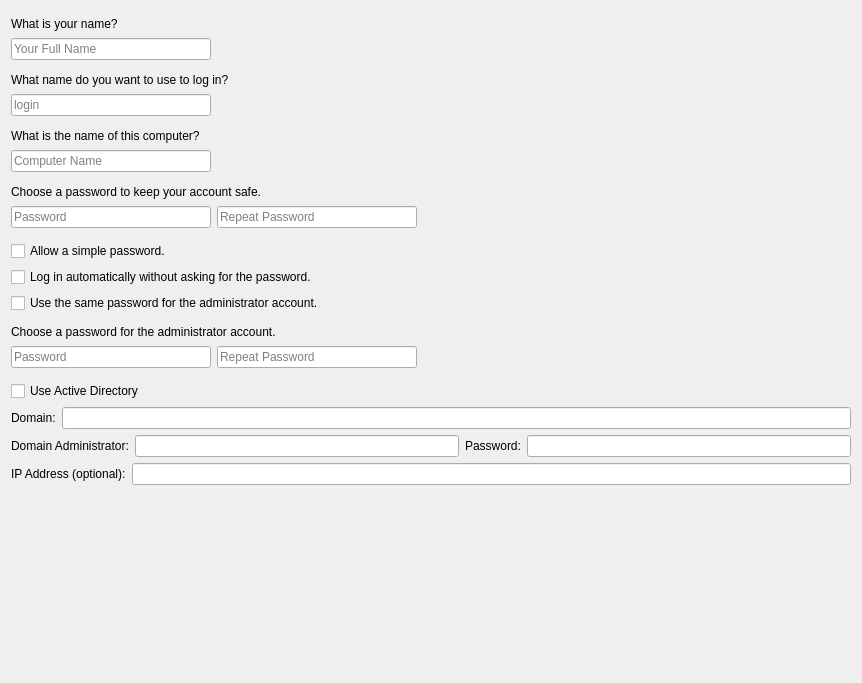
<?xml version="1.0" encoding="UTF-8"?>
<ui version="4.0">
 <author>
SPDX-FileCopyrightText: 2014 Teo Mrnjavac &lt;teo@kde.org&gt;
SPDX-License-Identifier: GPL-3.0-or-later
 </author>
 <class>Page_UserSetup</class>
 <widget class="QWidget" name="Page_UserSetup">
  <property name="geometry">
   <rect>
    <x>0</x>
    <y>0</y>
    <width>862</width>
    <height>683</height>
   </rect>
  </property>
  <property name="windowTitle">
   <string notr="true">Form</string>
  </property>
  <layout class="QVBoxLayout" name="verticalLayout_12">
   <item>
    <spacer name="verticalSpacer">
     <property name="orientation">
      <enum>Qt::Vertical</enum>
     </property>
     <property name="sizeType">
      <enum>QSizePolicy::Fixed</enum>
     </property>
     <property name="sizeHint" stdset="0">
      <size>
       <width>20</width>
       <height>6</height>
      </size>
     </property>
    </spacer>
   </item>
   <item>
    <widget class="QLabel" name="labelWhatIsYourName">
     <property name="text">
      <string>What is your name?</string>
     </property>
    </widget>
   </item>
   <item>
    <layout class="QHBoxLayout" name="fullNameLayout">
     <item>
      <widget class="QLineEdit" name="textBoxFullName">
       <property name="minimumSize">
        <size>
         <width>200</width>
         <height>0</height>
        </size>
       </property>
       <property name="placeholderText">
        <string>Your Full Name</string>
       </property>
      </widget>
     </item>
     <item>
      <widget class="QLabel" name="labelFullName">
       <property name="sizePolicy">
        <sizepolicy hsizetype="Fixed" vsizetype="Fixed">
         <horstretch>0</horstretch>
         <verstretch>0</verstretch>
        </sizepolicy>
       </property>
       <property name="minimumSize">
        <size>
         <width>24</width>
         <height>24</height>
        </size>
       </property>
       <property name="maximumSize">
        <size>
         <width>24</width>
         <height>24</height>
        </size>
       </property>
       <property name="text">
        <string notr="true"/>
       </property>
       <property name="scaledContents">
        <bool>true</bool>
       </property>
      </widget>
     </item>
     <item>
      <widget class="QLabel" name="labelFullNameError">
       <property name="sizePolicy">
        <sizepolicy hsizetype="Expanding" vsizetype="Preferred">
         <horstretch>1</horstretch>
         <verstretch>0</verstretch>
        </sizepolicy>
       </property>
       <property name="text">
        <string/>
       </property>
       <property name="wordWrap">
        <bool>true</bool>
       </property>
      </widget>
     </item>
    </layout>
   </item>
   <item>
    <spacer name="verticalSpacer_2">
     <property name="orientation">
      <enum>Qt::Vertical</enum>
     </property>
     <property name="sizeType">
      <enum>QSizePolicy::Fixed</enum>
     </property>
     <property name="sizeHint" stdset="0">
      <size>
       <width>20</width>
       <height>6</height>
      </size>
     </property>
    </spacer>
   </item>
   <item>
    <widget class="QLabel" name="username_label_2">
     <property name="text">
      <string>What name do you want to use to log in?</string>
     </property>
     <property name="wordWrap">
      <bool>false</bool>
     </property>
    </widget>
   </item>
   <item>
    <layout class="QHBoxLayout" name="usernameLayout">
     <item>
      <widget class="QLineEdit" name="textBoxLoginName">
       <property name="sizePolicy">
        <sizepolicy hsizetype="Expanding" vsizetype="Fixed">
         <horstretch>0</horstretch>
         <verstretch>0</verstretch>
        </sizepolicy>
       </property>
       <property name="minimumSize">
        <size>
         <width>200</width>
         <height>0</height>
        </size>
       </property>
       <property name="placeholderText">
        <string>login</string>
       </property>
      </widget>
     </item>
     <item>
      <widget class="QLabel" name="labelUsername">
       <property name="sizePolicy">
        <sizepolicy hsizetype="Fixed" vsizetype="Fixed">
         <horstretch>0</horstretch>
         <verstretch>0</verstretch>
        </sizepolicy>
       </property>
       <property name="minimumSize">
        <size>
         <width>24</width>
         <height>24</height>
        </size>
       </property>
       <property name="maximumSize">
        <size>
         <width>24</width>
         <height>24</height>
        </size>
       </property>
       <property name="scaledContents">
        <bool>true</bool>
       </property>
      </widget>
     </item>
     <item>
      <widget class="QLabel" name="labelUsernameError">
       <property name="sizePolicy">
        <sizepolicy hsizetype="Expanding" vsizetype="Preferred">
         <horstretch>1</horstretch>
         <verstretch>0</verstretch>
        </sizepolicy>
       </property>
       <property name="minimumSize">
        <size>
         <width>200</width>
         <height>0</height>
        </size>
       </property>
       <property name="text">
        <string/>
       </property>
       <property name="alignment">
        <set>Qt::AlignVCenter</set>
       </property>
       <property name="wordWrap">
        <bool>true</bool>
       </property>
      </widget>
     </item>
    </layout>
   </item>
   <item>
    <spacer name="verticalSpacer_4">
     <property name="orientation">
      <enum>Qt::Vertical</enum>
     </property>
     <property name="sizeType">
      <enum>QSizePolicy::Fixed</enum>
     </property>
     <property name="sizeHint" stdset="0">
      <size>
       <width>20</width>
       <height>6</height>
      </size>
     </property>
    </spacer>
   </item>
   <item>
    <widget class="QLabel" name="hostnameLabel">
     <property name="text">
      <string>What is the name of this computer?</string>
     </property>
     <property name="wordWrap">
      <bool>false</bool>
     </property>
    </widget>
   </item>
   <item>
    <layout class="QHBoxLayout" name="hostnameLayout">
     <item>
      <widget class="QLineEdit" name="textBoxHostname">
       <property name="sizePolicy">
        <sizepolicy hsizetype="Expanding" vsizetype="Fixed">
         <horstretch>0</horstretch>
         <verstretch>0</verstretch>
        </sizepolicy>
       </property>
       <property name="minimumSize">
        <size>
         <width>200</width>
         <height>0</height>
        </size>
       </property>
       <property name="toolTip">
        <string>&lt;small&gt;This name will be used if you make the computer visible to others on a network.&lt;/small&gt;</string>
       </property>
       <property name="placeholderText">
        <string>Computer Name</string>
       </property>
      </widget>
     </item>
     <item>
      <widget class="QLabel" name="labelHostname">
       <property name="sizePolicy">
        <sizepolicy hsizetype="Fixed" vsizetype="Fixed">
         <horstretch>0</horstretch>
         <verstretch>0</verstretch>
        </sizepolicy>
       </property>
       <property name="minimumSize">
        <size>
         <width>24</width>
         <height>24</height>
        </size>
       </property>
       <property name="maximumSize">
        <size>
         <width>24</width>
         <height>24</height>
        </size>
       </property>
       <property name="scaledContents">
        <bool>true</bool>
       </property>
      </widget>
     </item>
     <item>
      <widget class="QLabel" name="labelHostnameError">
       <property name="sizePolicy">
        <sizepolicy hsizetype="Expanding" vsizetype="Preferred">
         <horstretch>1</horstretch>
         <verstretch>0</verstretch>
        </sizepolicy>
       </property>
       <property name="minimumSize">
        <size>
         <width>200</width>
         <height>0</height>
        </size>
       </property>
       <property name="text">
        <string/>
       </property>
       <property name="alignment">
        <set>Qt::AlignVCenter</set>
       </property>
       <property name="wordWrap">
        <bool>true</bool>
       </property>
      </widget>
     </item>
    </layout>
   </item>
   <item>
    <spacer name="hostnameVSpace">
     <property name="orientation">
      <enum>Qt::Vertical</enum>
     </property>
     <property name="sizeType">
      <enum>QSizePolicy::Fixed</enum>
     </property>
     <property name="sizeHint" stdset="0">
      <size>
       <width>20</width>
       <height>6</height>
      </size>
     </property>
    </spacer>
   </item>
   <item>
    <widget class="QLabel" name="password_label_2">
     <property name="text">
      <string>Choose a password to keep your account safe.</string>
     </property>
     <property name="wordWrap">
      <bool>false</bool>
     </property>
    </widget>
   </item>
   <item>
    <layout class="QHBoxLayout" name="userPasswordLayout">
     <item>
      <widget class="QLineEdit" name="textBoxUserPassword">
       <property name="sizePolicy">
        <sizepolicy hsizetype="Expanding" vsizetype="Fixed">
         <horstretch>0</horstretch>
         <verstretch>0</verstretch>
        </sizepolicy>
       </property>
       <property name="minimumSize">
        <size>
         <width>200</width>
         <height>0</height>
        </size>
       </property>
       <property name="toolTip">
        <string>&lt;small&gt;Enter the same password twice, so that it can be checked for typing errors. A good password will contain a mixture of letters, numbers and punctuation, should be at least eight characters long, and should be changed at regular intervals.&lt;/small&gt;</string>
       </property>
       <property name="echoMode">
        <enum>QLineEdit::Password</enum>
       </property>
       <property name="placeholderText">
        <string>Password</string>
       </property>
      </widget>
     </item>
     <item>
      <widget class="QLineEdit" name="textBoxUserVerifiedPassword">
       <property name="sizePolicy">
        <sizepolicy hsizetype="Expanding" vsizetype="Fixed">
         <horstretch>0</horstretch>
         <verstretch>0</verstretch>
        </sizepolicy>
       </property>
       <property name="minimumSize">
        <size>
         <width>200</width>
         <height>0</height>
        </size>
       </property>
       <property name="toolTip">
        <string>&lt;small&gt;Enter the same password twice, so that it can be checked for typing errors. A good password will contain a mixture of letters, numbers and punctuation, should be at least eight characters long, and should be changed at regular intervals.&lt;/small&gt;</string>
       </property>
       <property name="echoMode">
        <enum>QLineEdit::Password</enum>
       </property>
       <property name="placeholderText">
        <string>Repeat Password</string>
       </property>
      </widget>
     </item>
     <item>
      <widget class="QLabel" name="labelUserPassword">
       <property name="sizePolicy">
        <sizepolicy hsizetype="Fixed" vsizetype="Fixed">
         <horstretch>0</horstretch>
         <verstretch>0</verstretch>
        </sizepolicy>
       </property>
       <property name="minimumSize">
        <size>
         <width>24</width>
         <height>24</height>
        </size>
       </property>
       <property name="maximumSize">
        <size>
         <width>24</width>
         <height>24</height>
        </size>
       </property>
       <property name="scaledContents">
        <bool>true</bool>
       </property>
      </widget>
     </item>
     <item>
      <widget class="QLabel" name="labelUserPasswordError">
       <property name="sizePolicy">
        <sizepolicy hsizetype="Expanding" vsizetype="Preferred">
         <horstretch>1</horstretch>
         <verstretch>0</verstretch>
        </sizepolicy>
       </property>
       <property name="minimumSize">
        <size>
         <width>100</width>
         <height>0</height>
        </size>
       </property>
       <property name="text">
        <string/>
       </property>
       <property name="alignment">
        <set>Qt::AlignVCenter</set>
       </property>
       <property name="wordWrap">
        <bool>true</bool>
       </property>
      </widget>
     </item>
    </layout>
   </item>
   <item>
    <spacer name="verticalSpacer_5">
     <property name="orientation">
      <enum>Qt::Vertical</enum>
     </property>
     <property name="sizeType">
      <enum>QSizePolicy::Fixed</enum>
     </property>
     <property name="sizeHint" stdset="0">
      <size>
       <width>20</width>
       <height>6</height>
      </size>
     </property>
    </spacer>
   </item>
   <item>
    <widget class="QCheckBox" name="checkBoxAllowWeakPassword">
     <property name="toolTip">
      <string>When this box is checked, password-strength requirements are disabled. The two passwords must still match.</string>
     </property>
     <property name="text">
      <string>Allow a simple password.</string>
     </property>
    </widget>
   </item>
   <item>
    <widget class="QCheckBox" name="checkBoxDoAutoLogin">
     <property name="text">
      <string>Log in automatically without asking for the password.</string>
     </property>
    </widget>
   </item>
   <item>
    <widget class="QCheckBox" name="checkBoxReusePassword">
     <property name="text">
      <string>Use the same password for the administrator account.</string>
     </property>
    </widget>
   </item>
   <item>
    <spacer name="verticalSpacer_6">
     <property name="orientation">
      <enum>Qt::Vertical</enum>
     </property>
     <property name="sizeType">
      <enum>QSizePolicy::Fixed</enum>
     </property>
     <property name="sizeHint" stdset="0">
      <size>
       <width>20</width>
       <height>6</height>
      </size>
     </property>
    </spacer>
   </item>
   <item>
    <widget class="QLabel" name="labelChooseRootPassword">
     <property name="text">
      <string>Choose a password for the administrator account.</string>
     </property>
     <property name="wordWrap">
      <bool>false</bool>
     </property>
    </widget>
   </item>
   <item>
    <layout class="QHBoxLayout" name="rootPasswordLayout">
     <item>
      <widget class="QLineEdit" name="textBoxRootPassword">
       <property name="sizePolicy">
        <sizepolicy hsizetype="Expanding" vsizetype="Fixed">
         <horstretch>0</horstretch>
         <verstretch>0</verstretch>
        </sizepolicy>
       </property>
       <property name="minimumSize">
        <size>
         <width>200</width>
         <height>0</height>
        </size>
       </property>
       <property name="toolTip">
        <string>&lt;small&gt;Enter the same password twice, so that it can be checked for typing errors.&lt;/small&gt;</string>
       </property>
       <property name="echoMode">
        <enum>QLineEdit::Password</enum>
       </property>
       <property name="placeholderText">
        <string>Password</string>
       </property>
      </widget>
     </item>
     <item>
      <widget class="QLineEdit" name="textBoxVerifiedRootPassword">
       <property name="sizePolicy">
        <sizepolicy hsizetype="Expanding" vsizetype="Fixed">
         <horstretch>0</horstretch>
         <verstretch>0</verstretch>
        </sizepolicy>
       </property>
       <property name="minimumSize">
        <size>
         <width>200</width>
         <height>0</height>
        </size>
       </property>
       <property name="toolTip">
        <string>&lt;small&gt;Enter the same password twice, so that it can be checked for typing errors.&lt;/small&gt;</string>
       </property>
       <property name="echoMode">
        <enum>QLineEdit::Password</enum>
       </property>
       <property name="placeholderText">
        <string>Repeat Password</string>
       </property>
      </widget>
     </item>
     <item>
      <widget class="QLabel" name="labelRootPassword">
       <property name="sizePolicy">
        <sizepolicy hsizetype="Fixed" vsizetype="Fixed">
         <horstretch>0</horstretch>
         <verstretch>0</verstretch>
        </sizepolicy>
       </property>
       <property name="minimumSize">
        <size>
         <width>24</width>
         <height>24</height>
        </size>
       </property>
       <property name="maximumSize">
        <size>
         <width>24</width>
         <height>24</height>
        </size>
       </property>
       <property name="scaledContents">
        <bool>true</bool>
       </property>
      </widget>
     </item>
     <item>
      <widget class="QLabel" name="labelRootPasswordError">
       <property name="sizePolicy">
        <sizepolicy hsizetype="Expanding" vsizetype="Preferred">
         <horstretch>1</horstretch>
         <verstretch>0</verstretch>
        </sizepolicy>
       </property>
       <property name="minimumSize">
        <size>
         <width>100</width>
         <height>0</height>
        </size>
       </property>
       <property name="text">
        <string/>
       </property>
       <property name="alignment">
        <set>Qt::AlignVCenter</set>
       </property>
       <property name="wordWrap">
        <bool>true</bool>
       </property>
      </widget>
     </item>
    </layout>
   </item>
   <item>
    <spacer name="verticalSpacer_3">
     <property name="orientation">
      <enum>Qt::Vertical</enum>
     </property>
     <property name="sizeType">
      <enum>QSizePolicy::Fixed</enum>
     </property>
     <property name="sizeHint" stdset="0">
      <size>
       <width>20</width>
       <height>6</height>
      </size>
     </property>
    </spacer>
   </item>
   <item>
    <layout class="QVBoxLayout" name="verticalLayout">
     <item>
      <widget class="QCheckBox" name="useADCheckbox">
       <property name="text">
        <string>Use Active Directory</string>
       </property>
      </widget>
     </item>
     <item>
      <layout class="QVBoxLayout" name="verticalLayout_3">
       <item>
        <layout class="QHBoxLayout" name="horizontalLayout_2">
         <item>
          <widget class="QLabel" name="domainLabel">
           <property name="text">
            <string>Domain:</string>
           </property>
          </widget>
         </item>
         <item>
          <widget class="QLineEdit" name="domainField"/>
         </item>
        </layout>
       </item>
       <item>
        <layout class="QHBoxLayout" name="horizontalLayout">
         <item>
          <widget class="QLabel" name="domainAdminLabel">
           <property name="text">
            <string>Domain Administrator:</string>
           </property>
          </widget>
         </item>
         <item>
          <widget class="QLineEdit" name="domainAdminField"/>
         </item>
         <item>
          <widget class="QLabel" name="domainPasswordLabel">
           <property name="text">
            <string>Password:</string>
           </property>
          </widget>
         </item>
         <item>
          <widget class="QLineEdit" name="domainPasswordField">
           <property name="echoMode">
            <enum>QLineEdit::Password</enum>
           </property>
          </widget>
         </item>
        </layout>
       </item>
       <item>
        <layout class="QHBoxLayout" name="horizontalLayout_3">
         <item>
          <widget class="QLabel" name="ipAddressLabel">
           <property name="text">
            <string>IP Address (optional):</string>
           </property>
          </widget>
         </item>
         <item>
          <widget class="QLineEdit" name="ipAddressField"/>
         </item>
        </layout>
       </item>
      </layout>
     </item>
    </layout>
   </item>
   <item>
    <spacer name="verticalSpacer_7">
     <property name="orientation">
      <enum>Qt::Vertical</enum>
     </property>
     <property name="sizeHint" stdset="0">
      <size>
       <width>20</width>
       <height>1</height>
      </size>
     </property>
    </spacer>
   </item>
  </layout>
 </widget>
 <resources/>
 <connections/>
</ui>
